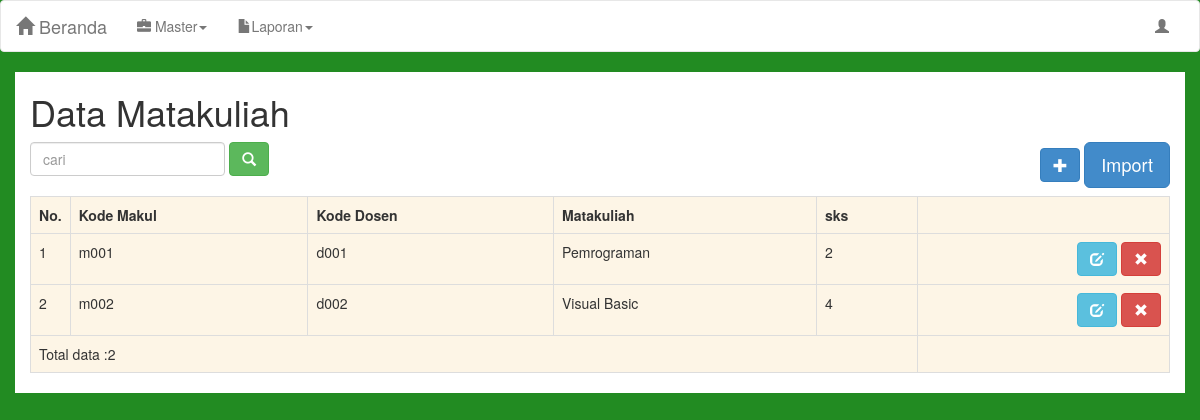
The app's page /master/matakuliah/index.php (signed in) with its own data.
### tables this page shows
CREATE TABLE IF NOT EXISTS `matakuliah` (
  `id` int(11) NOT NULL AUTO_INCREMENT,
  `kode_makul` varchar(20) NOT NULL,
  `kode_dosen` varchar(20) NOT NULL,
  `nama_makul` varchar(50) NOT NULL,
  `sks` char(2) NOT NULL,
  PRIMARY KEY (`id`)
);

### koneksi/dbh.php (called while the page is built)
<?php
	class DBH {
		private static $dns="mysql:dbname=eub;host=localhost;";
		private static $user = "root";
		private static $pass= "admin";
		public static function createConnection()
		{
			return new PDO(self::$dns,self::$user,self::$pass);
		}
	}
?>

### master/matakuliah/repository.php (called while the page is built, shortened)
<?php
	require_once "../../koneksi/dbh.php";
	class Repository{
		private $dbh;
		private $rowCount;
		private $query = "SELECT * FROM matakuliah ORDER BY id";
		public function __construct()
		{
			$this->dbh = DBH::createConnection();
		}
		public function getAll()
		{
			$query = $this->dbh->prepare($this->query);
			$query->execute();
			$this->rowCount = $query->rowCount();
			return $query->fetchAll(PDO::FETCH_OBJ);
		}
		public function rowCount()
		{
			return $this->rowCount;
		}
	}
?>

### master/matakuliah/index.php (the view, shortened to what this page needs)
<?php session_start();
		include_once '../../layout/webmin/navbar.php';
require_once "repository.php";
$repo = new Repository();
if (isset($_GET['q']))
	{
		$result = $repo->getByKatakunci($_GET['q']);
	}
	else
	{
		$result= $repo->getAll();
	}
?>
<!DOCTYPE html>
<html lang="en">
<head>
</head>
<body>
<div class="container">
<h1>Data Matakuliah</h1>
	<div class="row">
		<div class="col-md-4">
			<form class="form-inline" method="get">
				<input type="text" class="form-control" placeholder="cari" name="q">
				<button type="submit" class="btn btn-success"><i class="glyphicon glyphicon-search"></i></button>
			</form><br>
		</div>
		<div class="col-md-4">
		</div>
		<div class="col-md-4" align="right" >
			<a href="insert.php"><button class="btn btn-primary" ><i class="glyphicon glyphicon-plus"></i></button></a>
			<button class="btn btn-primary btn-lg" href="#signup" data-toggle="modal" data-target=".bs-modal-sm">Import</button>
		</div>
	</div>
	<table class="table table-bordered">
		<tr>
			<th width="20">No.</th>
			<th>Kode Makul</th>
			<th>Kode Dosen</th>
			<th>Matakuliah</th>
			<th>sks</th>
		</tr>
		<?php
			$no = 1;
			foreach ($result as $row)
				{
		?>
		<tr>
			<td><?php echo $no++; ?></td>
			<td><?php echo $row->kode_makul; ?></td>
			<td><?php echo $row->kode_dosen; ?></td>
			<td><?php echo $row->nama_makul; ?></td>
			<td><?php echo $row->sks; ?></td>
			<td align="right">
			<a href="edit.php?id=<?php echo $row->id; ?>"><button class="btn btn-info" ><i class="glyphicon glyphicon-edit"></i></button></a>
			<a href="index.php?id=<?php echo $row->id; ?>&aksi=hapus" onclick="return confirm('Yakin akan di hapus');"><button class="btn btn-danger" ><i class="glyphicon glyphicon-remove"></i></button></a>
			</td>
		</tr>
		<?php
			}
		?>
		<tr>
			<td colspan="5">
				<?php
					echo "Total data :".$repo->rowCount();
				?>
			</td>
		</tr>
	</table>
</div>
</body>
</html>

### css/customes.css (style rules this page uses)
a { -moz-transition: all 0.5s ease-out; -o-transition: all 0.5s ease-out; -webkit-transition: all 0.5s ease-out; -ms-transition: all 0.5s ease-out; transition: all 0.5s ease-out; color: #F7981C; }
body { background-color: #228B22; }
.table { background-color: #fdf5e6; }
.container { background-color: white; }
.row { background-color: white; }

### records on screen
matakuliah: kode_makul "m001", kode_dosen "d001", nama_makul "Pemrograman", sks "2"
matakuliah: kode_makul "m002", kode_dosen "d002", nama_makul "Visual Basic", sks "4"

### other values on screen
$repo->rowCount() "2"
